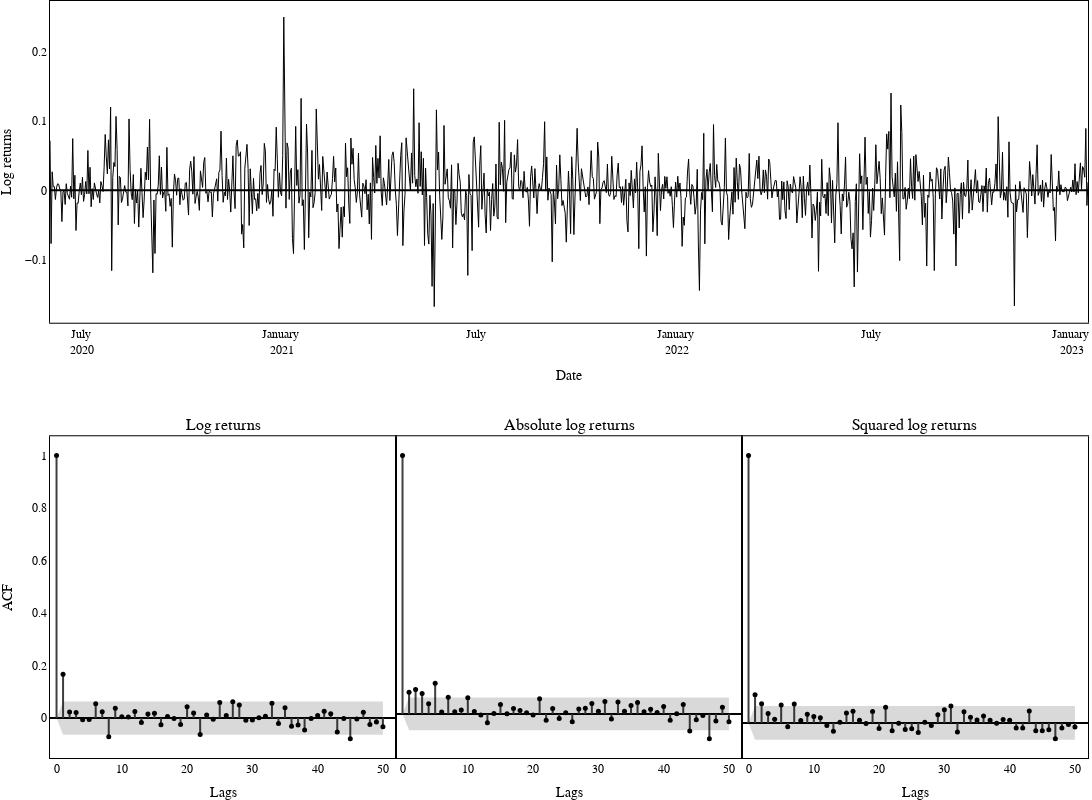

Here is the notebook cell this chart was saved with:
### Code cell
def auto_correlation(series, plot_pacf=True):
    corr_array = pacf(series.dropna(), alpha=0.05, nlags=50) if plot_pacf else acf(series.dropna(), alpha=0.05, nlags=50, fft=False)
    lower_y = corr_array[1][:,0] - corr_array[0]
    upper_y = corr_array[1][:,1] - corr_array[0]
    return corr_array, lower_y, upper_y

acf_eth_retrun = auto_correlation(eth_return)
acf_abs_eth_retrun = auto_correlation(abs(eth_return))
acf_squared_eth_return = auto_correlation(np.square(eth_return))

fig = make_subplots(rows=2, cols=3,
                    shared_xaxes=False,
                    specs=[[{'colspan': 3, 'rowspan':1}, None, None],  [{},{},{}]],
                    subplot_titles=(['',  'Log returns', 'Absolute log returns', 'Squared log returns']),
                    vertical_spacing=0.15,
                    horizontal_spacing=0)

fig['layout'].update(height=800, width=1200,
                    title='',
                    showlegend=False,
                    font=dict(family='Times New Roman', size=12))

# eth 
fig.add_traces(go.Scatter(y=eth_return, x=eth_return.index,line=dict(color='#000000', width=1)), rows=1, cols=1)

fig.add_traces([go.Scatter(x=(x,x), y=(0,acf_eth_retrun[0][0][x]), mode='lines',line_color='#3f3f3f') 
                for x in range(len(acf_eth_retrun[0][0]))], 
               rows=2, cols=1)
fig.add_traces([go.Scatter(x=np.arange(len(acf_eth_retrun[0][0])), y=acf_eth_retrun[0][0], 
                           mode='markers',marker_color='#000000', marker_size=5),
                go.Scatter(x=np.arange(len(acf_eth_retrun[0][0])), y=acf_eth_retrun[2], mode='lines', 
                           line_color='rgba(255,255,255,0)'),
                go.Scatter(x=np.arange(len(acf_eth_retrun[0][0])), y=acf_eth_retrun[1], mode='lines',
                           fillcolor='rgba(0, 0, 0,0.15)',fill='tonexty', line_color='rgba(255,255,255,0)')],
               rows=2, cols=1)

fig.add_traces([go.Scatter(x=(x,x), y=(0,acf_abs_eth_retrun[0][0][x]), mode='lines',
                           line_color='#3f3f3f') for x in range(len(acf_abs_eth_retrun[0][0]))], 
               rows=2, cols=2)
fig.add_traces([go.Scatter(x=np.arange(len(acf_abs_eth_retrun[0][0])), y=acf_abs_eth_retrun[0][0],
                           mode='markers',marker_color='#000000', marker_size=5),
                go.Scatter(x=np.arange(len(acf_abs_eth_retrun[0][0])), y=acf_abs_eth_retrun[2], 
                           mode='lines', line_color='rgba(255,255,255,0)'),
                go.Scatter(x=np.arange(len(acf_abs_eth_retrun[0][0])), y=acf_abs_eth_retrun[1], 
                           mode='lines', fillcolor='rgba(0, 0, 0,0.15)',fill='tonexty', line_color='rgba(255,255,255,0)')],
               rows=2, cols=2)

fig.add_traces([go.Scatter(x=(x,x), y=(0,acf_squared_eth_return[0][0][x]), mode='lines',
                           line_color='#3f3f3f') for x in range(len(acf_squared_eth_return[0][0]))], 
               rows=2, cols=3)
fig.add_traces([go.Scatter(x=np.arange(len(acf_squared_eth_return[0][0])), 
                           y=acf_squared_eth_return[0][0], 
                           mode='markers', marker_color='#000000', marker_size=5),
                go.Scatter(x=np.arange(len(acf_squared_eth_return[0][0])), y=acf_squared_eth_return[2], 
                           mode='lines', line_color='rgba(255,255,255,0)'),
                go.Scatter(x=np.arange(len(acf_squared_eth_return[0][0])), y=acf_squared_eth_return[1], 
                           mode='lines',fillcolor='rgba(0, 0, 0,0.15)',fill='tonexty',
                           line_color='rgba(255,255,255,0)')],
               rows=2, cols=3)

fig.update_xaxes(showline=True, linewidth=1, linecolor='black', mirror=True,showgrid=False)
fig.update_yaxes(zerolinecolor='#000000',
                 showline=True, linewidth=1, linecolor='black', mirror=True, showgrid=False)

fig['layout']['yaxis1'].update(title_text='Log returns')
fig['layout']['yaxis2'].update(title_text='ACF')
fig['layout']['yaxis3'].update(showticklabels = False)
fig['layout']['yaxis4'].update(showticklabels = False)

fig['layout']['xaxis1'].update(title_text='Date', tickformat="%B \n%Y")
fig['layout']['xaxis2'].update(title_text='Lags', range=[-1,52])
fig['layout']['xaxis3'].update(title_text='Lags', range=[-1,52])
fig['layout']['xaxis4'].update(title_text='Lags', range=[-1,52])

fig.update_layout({'plot_bgcolor': 'rgba(0,0,0,0)',
                   'paper_bgcolor': 'rgba(0,0,0,0)'},
                  font_color='#000000',
                  margin=dict(l=0,r=0,b=0,t=0))

fig.show()
fig.write_image('./image/acf_eth.pdf')

### Figure 1 — Plotly figure (JSON) as saved in the notebook; plotly's stock layout.template omitted (floating-point values rounded to 4 significant figures; data arrays with more than 128 entries replaced by an {"elided": "..."} marker saying what was removed)
{"data": [{"line": {"color": "#000000", "width": 1}, "type": "scatter", "x": {"elided": "960 str values"}, "xaxis": "x", "y": {"elided": "960 float values"}, "yaxis": "y"}, {"line": {"color": "#3f3f3f"}, "mode": "lines", "type": "scatter", "x": [0, 0], "xaxis": "x2", "y": [0, 1], "yaxis": "y2"}, {"line": {"color": "#3f3f3f"}, "mode": "lines", "type": "scatter", "x": [1, 1], "xaxis": "x2", "y": [0, 0.1666], "yaxis": "y2"}, {"line": {"color": "#3f3f3f"}, "mode": "lines", "type": "scatter", "x": [2, 2], "xaxis": "x2", "y": [0, 0.02267], "yaxis": "y2"}, {"line": {"color": "#3f3f3f"}, "mode": "lines", "type": "scatter", "x": [3, 3], "xaxis": "x2", "y": [0, 0.02072], "yaxis": "y2"}, {"line": {"color": "#3f3f3f"}, "mode": "lines", "type": "scatter", "x": [4, 4], "xaxis": "x2", "y": [0, -0.006545], "yaxis": "y2"}, {"line": {"color": "#3f3f3f"}, "mode": "lines", "type": "scatter", "x": [5, 5], "xaxis": "x2", "y": [0, -0.005725], "yaxis": "y2"}, {"line": {"color": "#3f3f3f"}, "mode": "lines", "type": "scatter", "x": [6, 6], "xaxis": "x2", "y": [0, 0.05452], "yaxis": "y2"}, {"line": {"color": "#3f3f3f"}, "mode": "lines", "type": "scatter", "x": [7, 7], "xaxis": "x2", "y": [0, 0.0244], "yaxis": "y2"}, {"line": {"color": "#3f3f3f"}, "mode": "lines", "type": "scatter", "x": [8, 8], "xaxis": "x2", "y": [0, -0.07168], "yaxis": "y2"}, {"line": {"color": "#3f3f3f"}, "mode": "lines", "type": "scatter", "x": [9, 9], "xaxis": "x2", "y": [0, 0.03728], "yaxis": "y2"}, {"line": {"color": "#3f3f3f"}, "mode": "lines", "type": "scatter", "x": [10, 10], "xaxis": "x2", "y": [0, 0.004528], "yaxis": "y2"}, {"line": {"color": "#3f3f3f"}, "mode": "lines", "type": "scatter", "x": [11, 11], "xaxis": "x2", "y": [0, 0.003783], "yaxis": "y2"}, {"line": {"color": "#3f3f3f"}, "mode": "lines", "type": "scatter", "x": [12, 12], "xaxis": "x2", "y": [0, 0.02529], "yaxis": "y2"}, {"line": {"color": "#3f3f3f"}, "mode": "lines", "type": "scatter", "x": [13, 13], "xaxis": "x2", "y": [0, -0.01735], "yaxis": "y2"}, {"line": {"color": "#3f3f3f"}, "mode": "lines", "type": "scatter", "x": [14, 14], "xaxis": "x2", "y": [0, 0.01534], "yaxis": "y2"}, {"line": {"color": "#3f3f3f"}, "mode": "lines", "type": "scatter", "x": [15, 15], "xaxis": "x2", "y": [0, 0.01819], "yaxis": "y2"}, {"line": {"color": "#3f3f3f"}, "mode": "lines", "type": "scatter", "x": [16, 16], "xaxis": "x2", "y": [0, -0.0255], "yaxis": "y2"}, {"line": {"color": "#3f3f3f"}, "mode": "lines", "type": "scatter", "x": [17, 17], "xaxis": "x2", "y": [0, 0.006273], "yaxis": "y2"}, {"line": {"color": "#3f3f3f"}, "mode": "lines", "type": "scatter", "x": [18, 18], "xaxis": "x2", "y": [0, -0.001304], "yaxis": "y2"}, {"line": {"color": "#3f3f3f"}, "mode": "lines", "type": "scatter", "x": [19, 19], "xaxis": "x2", "y": [0, -0.02504], "yaxis": "y2"}, {"line": {"color": "#3f3f3f"}, "mode": "lines", "type": "scatter", "x": [20, 20], "xaxis": "x2", "y": [0, 0.04315], "yaxis": "y2"}, {"line": {"color": "#3f3f3f"}, "mode": "lines", "type": "scatter", "x": [21, 21], "xaxis": "x2", "y": [0, 0.01915], "yaxis": "y2"}, {"line": {"color": "#3f3f3f"}, "mode": "lines", "type": "scatter", "x": [22, 22], "xaxis": "x2", "y": [0, -0.06244], "yaxis": "y2"}, {"line": {"color": "#3f3f3f"}, "mode": "lines", "type": "scatter", "x": [23, 23], "xaxis": "x2", "y": [0, 0.01155], "yaxis": "y2"}, {"line": {"color": "#3f3f3f"}, "mode": "lines", "type": "scatter", "x": [24, 24], "xaxis": "x2", "y": [0, -0.004963], "yaxis": "y2"}, {"line": {"color": "#3f3f3f"}, "mode": "lines", "type": "scatter", "x": [25, 25], "xaxis": "x2", "y": [0, 0.05906], "yaxis": "y2"}, {"line": {"color": "#3f3f3f"}, "mode": "lines", "type": "scatter", "x": [26, 26], "xaxis": "x2", "y": [0, 0.009295], "yaxis": "y2"}, {"line": {"color": "#3f3f3f"}, "mode": "lines", "type": "scatter", "x": [27, 27], "xaxis": "x2", "y": [0, 0.06249], "yaxis": "y2"}, {"line": {"color": "#3f3f3f"}, "mode": "lines", "type": "scatter", "x": [28, 28], "xaxis": "x2", "y": [0, 0.04927], "yaxis": "y2"}, {"line": {"color": "#3f3f3f"}, "mode": "lines", "type": "scatter", "x": [29, 29], "xaxis": "x2", "y": [0, -0.008402], "yaxis": "y2"}, {"line": {"color": "#3f3f3f"}, "mode": "lines", "type": "scatter", "x": [30, 30], "xaxis": "x2", "y": [0, -0.007683], "yaxis": "y2"}, {"line": {"color": "#3f3f3f"}, "mode": "lines", "type": "scatter", "x": [31, 31], "xaxis": "x2", "y": [0, 0.0009287], "yaxis": "y2"}, {"line": {"color": "#3f3f3f"}, "mode": "lines", "type": "scatter", "x": [32, 32], "xaxis": "x2", "y": [0, 0.006613], "yaxis": "y2"}, {"line": {"color": "#3f3f3f"}, "mode": "lines", "type": "scatter", "x": [33, 33], "xaxis": "x2", "y": [0, 0.05634], "yaxis": "y2"}, {"line": {"color": "#3f3f3f"}, "mode": "lines", "type": "scatter", "x": [34, 34], "xaxis": "x2", "y": [0, -0.02123], "yaxis": "y2"}, {"line": {"color": "#3f3f3f"}, "mode": "lines", "type": "scatter", "x": [35, 35], "xaxis": "x2", "y": [0, 0.03944], "yaxis": "y2"}, {"line": {"color": "#3f3f3f"}, "mode": "lines", "type": "scatter", "x": [36, 36], "xaxis": "x2", "y": [0, -0.03105], "yaxis": "y2"}, {"line": {"color": "#3f3f3f"}, "mode": "lines", "type": "scatter", "x": [37, 37], "xaxis": "x2", "y": [0, -0.02616], "yaxis": "y2"}, {"line": {"color": "#3f3f3f"}, "mode": "lines", "type": "scatter", "x": [38, 38], "xaxis": "x2", "y": [0, -0.04582], "yaxis": "y2"}, {"line": {"color": "#3f3f3f"}, "mode": "lines", "type": "scatter", "x": [39, 39], "xaxis": "x2", "y": [0, -0.001601], "yaxis": "y2"}, {"line": {"color": "#3f3f3f"}, "mode": "lines", "type": "scatter", "x": [40, 40], "xaxis": "x2", "y": [0, 0.00965], "yaxis": "y2"}, {"line": {"color": "#3f3f3f"}, "mode": "lines", "type": "scatter", "x": [41, 41], "xaxis": "x2", "y": [0, 0.02588], "yaxis": "y2"}, {"line": {"color": "#3f3f3f"}, "mode": "lines", "type": "scatter", "x": [42, 42], "xaxis": "x2", "y": [0, 0.01683], "yaxis": "y2"}, {"line": {"color": "#3f3f3f"}, "mode": "lines", "type": "scatter", "x": [43, 43], "xaxis": "x2", "y": [0, -0.0534], "yaxis": "y2"}, {"line": {"color": "#3f3f3f"}, "mode": "lines", "type": "scatter", "x": [44, 44], "xaxis": "x2", "y": [0, -0.001405], "yaxis": "y2"}, {"line": {"color": "#3f3f3f"}, "mode": "lines", "type": "scatter", "x": [45, 45], "xaxis": "x2", "y": [0, -0.07901], "yaxis": "y2"}, {"line": {"color": "#3f3f3f"}, "mode": "lines", "type": "scatter", "x": [46, 46], "xaxis": "x2", "y": [0, -0.003227], "yaxis": "y2"}, {"line": {"color": "#3f3f3f"}, "mode": "lines", "type": "scatter", "x": [47, 47], "xaxis": "x2", "y": [0, 0.02239], "yaxis": "y2"}, {"line": {"color": "#3f3f3f"}, "mode": "lines", "type": "scatter", "x": [48, 48], "xaxis": "x2", "y": [0, -0.02465], "yaxis": "y2"}, {"line": {"color": "#3f3f3f"}, "mode": "lines", "type": "scatter", "x": [49, 49], "xaxis": "x2", "y": [0, -0.01465], "yaxis": "y2"}, {"line": {"color": "#3f3f3f"}, "mode": "lines", "type": "scatter", "x": [50, 50], "xaxis": "x2", "y": [0, -0.03361], "yaxis": "y2"}, {"marker": {"color": "#000000", "size": 5}, "mode": "markers", "type": "scatter", "x": [0, 1, 2, 3, 4, 5, 6, 7, 8, 9, 10, 11, 12, 13, 14, 15, 16, 17, 18, 19, 20, 21, 22, 23, 24, 25, 26, 27, 28, 29, 30, 31, 32, 33, 34, 35, 36, 37, 38, 39, 40, 41, 42, 43, 44, 45, 46, 47, 48, 49, 50], "xaxis": "x2", "y": [1, 0.1666, 0.02267, 0.02072, -0.006545, -0.005725, 0.05452, 0.0244, -0.07168, 0.03728, 0.004528, 0.003783, 0.02529, -0.01735, 0.01534, 0.01819, -0.0255, 0.006273, -0.001304, -0.02504, 0.04315, 0.01915, -0.06244, 0.01155, -0.004963, 0.05906, 0.009295, 0.06249, 0.04927, -0.008402, -0.007683, 0.0009287, 0.006613, 0.05634, -0.02123, 0.03944, -0.03105, -0.02616, -0.04582, -0.001601, 0.00965, 0.02588, 0.01683, -0.0534, -0.001405, -0.07901, -0.003227, 0.02239, -0.02465, -0.01465, -0.03361], "yaxis": "y2"}, {"line": {"color": "rgba(255,255,255,0)"}, "mode": "lines", "type": "scatter", "x": [0, 1, 2, 3, 4, 5, 6, 7, 8, 9, 10, 11, 12, 13, 14, 15, 16, 17, 18, 19, 20, 21, 22, 23, 24, 25, 26, 27, 28, 29, 30, 31, 32, 33, 34, 35, 36, 37, 38, 39, 40, 41, 42, 43, 44, 45, 46, 47, 48, 49, 50], "xaxis": "x2", "y": [0, 0.06326, 0.06326, 0.06326, 0.06326, 0.06326, 0.06326, 0.06326, 0.06326, 0.06326, 0.06326, 0.06326, 0.06326, 0.06326, 0.06326, 0.06326, 0.06326, 0.06326, 0.06326, 0.06326, 0.06326, 0.06326, 0.06326, 0.06326, 0.06326, 0.06326, 0.06326, 0.06326, 0.06326, 0.06326, 0.06326, 0.06326, 0.06326, 0.06326, 0.06326, 0.06326, 0.06326, 0.06326, 0.06326, 0.06326, 0.06326, 0.06326, 0.06326, 0.06326, 0.06326, 0.06326, 0.06326, 0.06326, 0.06326, 0.06326, 0.06326], "yaxis": "y2"}, {"fill": "tonexty", "fillcolor": "rgba(0, 0, 0,0.15)", "line": {"color": "rgba(255,255,255,0)"}, "mode": "lines", "type": "scatter", "x": [0, 1, 2, 3, 4, 5, 6, 7, 8, 9, 10, 11, 12, 13, 14, 15, 16, 17, 18, 19, 20, 21, 22, 23, 24, 25, 26, 27, 28, 29, 30, 31, 32, 33, 34, 35, 36, 37, 38, 39, 40, 41, 42, 43, 44, 45, 46, 47, 48, 49, 50], "xaxis": "x2", "y": [0, -0.06326, -0.06326, -0.06326, -0.06326, -0.06326, -0.06326, -0.06326, -0.06326, -0.06326, -0.06326, -0.06326, -0.06326, -0.06326, -0.06326, -0.06326, -0.06326, -0.06326, -0.06326, -0.06326, -0.06326, -0.06326, -0.06326, -0.06326, -0.06326, -0.06326, -0.06326, -0.06326, -0.06326, -0.06326, -0.06326, -0.06326, -0.06326, -0.06326, -0.06326, -0.06326, -0.06326, -0.06326, -0.06326, -0.06326, -0.06326, -0.06326, -0.06326, -0.06326, -0.06326, -0.06326, -0.06326, -0.06326, -0.06326, -0.06326, -0.06326], "yaxis": "y2"}, {"line": {"color": "#3f3f3f"}, "mode": "lines", "type": "scatter", "x": [0, 0], "xaxis": "x3", "y": [0, 1], "yaxis": "y3"}, {"line": {"color": "#3f3f3f"}, "mode": "lines", "type": "scatter", "x": [1, 1], "xaxis": "x3", "y": [0, 0.08376], "yaxis": "y3"}, {"line": {"color": "#3f3f3f"}, "mode": "lines", "type": "scatter", "x": [2, 2], "xaxis": "x3", "y": [0, 0.09412], "yaxis": "y3"}, {"line": {"color": "#3f3f3f"}, "mode": "lines", "type": "scatter", "x": [3, 3], "xaxis": "x3", "y": [0, 0.07902], "yaxis": "y3"}, {"line": {"color": "#3f3f3f"}, "mode": "lines", "type": "scatter", "x": [4, 4], "xaxis": "x3", "y": [0, 0.03917], "yaxis": "y3"}, {"line": {"color": "#3f3f3f"}, "mode": "lines", "type": "scatter", "x": [5, 5], "xaxis": "x3", "y": [0, 0.1184], "yaxis": "y3"}, {"line": {"color": "#3f3f3f"}, "mode": "lines", "type": "scatter", "x": [6, 6], "xaxis": "x3", "y": [0, 0.007645], "yaxis": "y3"}, {"line": {"color": "#3f3f3f"}, "mode": "lines", "type": "scatter", "x": [7, 7], "xaxis": "x3", "y": [0, 0.06466], "yaxis": "y3"}, {"line": {"color": "#3f3f3f"}, "mode": "lines", "type": "scatter", "x": [8, 8], "xaxis": "x3", "y": [0, 0.008593], "yaxis": "y3"}, {"line": {"color": "#3f3f3f"}, "mode": "lines", "type": "scatter", "x": [9, 9], "xaxis": "x3", "y": [0, 0.01492], "yaxis": "y3"}, {"line": {"color": "#3f3f3f"}, "mode": "lines", "type": "scatter", "x": [10, 10], "xaxis": "x3", "y": [0, 0.06238], "yaxis": "y3"}, {"line": {"color": "#3f3f3f"}, "mode": "lines", "type": "scatter", "x": [11, 11], "xaxis": "x3", "y": [0, 0.00923], "yaxis": "y3"}, {"line": {"color": "#3f3f3f"}, "mode": "lines", "type": "scatter", "x": [12, 12], "xaxis": "x3", "y": [0, -0.004067], "yaxis": "y3"}, {"line": {"color": "#3f3f3f"}, "mode": "lines", "type": "scatter", "x": [13, 13], "xaxis": "x3", "y": [0, -0.03398], "yaxis": "y3"}, {"line": {"color": "#3f3f3f"}, "mode": "lines", "type": "scatter", "x": [14, 14], "xaxis": "x3", "y": [0, 0.001968], "yaxis": "y3"}, {"line": {"color": "#3f3f3f"}, "mode": "lines", "type": "scatter", "x": [15, 15], "xaxis": "x3", "y": [0, 0.03634], "yaxis": "y3"}, {"line": {"color": "#3f3f3f"}, "mode": "lines", "type": "scatter", "x": [16, 16], "xaxis": "x3", "y": [0, 0.0007362], "yaxis": "y3"}, {"line": {"color": "#3f3f3f"}, "mode": "lines", "type": "scatter", "x": [17, 17], "xaxis": "x3", "y": [0, 0.02135], "yaxis": "y3"}, {"line": {"color": "#3f3f3f"}, "mode": "lines", "type": "scatter", "x": [18, 18], "xaxis": "x3", "y": [0, 0.01286], "yaxis": "y3"}, {"line": {"color": "#3f3f3f"}, "mode": "lines", "type": "scatter", "x": [19, 19], "xaxis": "x3", "y": [0, 0.0046], "yaxis": "y3"}, {"line": {"color": "#3f3f3f"}, "mode": "lines", "type": "scatter", "x": [20, 20], "xaxis": "x3", "y": [0, -0.003995], "yaxis": "y3"}, {"line": {"color": "#3f3f3f"}, "mode": "lines", "type": "scatter", "x": [21, 21], "xaxis": "x3", "y": [0, 0.05904], "yaxis": "y3"}, {"line": {"color": "#3f3f3f"}, "mode": "lines", "type": "scatter", "x": [22, 22], "xaxis": "x3", "y": [0, -0.02417], "yaxis": "y3"}, {"line": {"color": "#3f3f3f"}, "mode": "lines", "type": "scatter", "x": [23, 23], "xaxis": "x3", "y": [0, 0.02056], "yaxis": "y3"}, {"line": {"color": "#3f3f3f"}, "mode": "lines", "type": "scatter", "x": [24, 24], "xaxis": "x3", "y": [0, -0.0175], "yaxis": "y3"}, {"line": {"color": "#3f3f3f"}, "mode": "lines", "type": "scatter", "x": [25, 25], "xaxis": "x3", "y": [0, 0.004836], "yaxis": "y3"}, {"line": {"color": "#3f3f3f"}, "mode": "lines", "type": "scatter", "x": [26, 26], "xaxis": "x3", "y": [0, -0.02985], "yaxis": "y3"}, {"line": {"color": "#3f3f3f"}, "mode": "lines", "type": "scatter", "x": [27, 27], "xaxis": "x3", "y": [0, 0.01951], "yaxis": "y3"}, {"line": {"color": "#3f3f3f"}, "mode": "lines", "type": "scatter", "x": [28, 28], "xaxis": "x3", "y": [0, 0.02176], "yaxis": "y3"}, {"line": {"color": "#3f3f3f"}, "mode": "lines", "type": "scatter", "x": [29, 29], "xaxis": "x3", "y": [0, 0.04058], "yaxis": "y3"}, {"line": {"color": "#3f3f3f"}, "mode": "lines", "type": "scatter", "x": [30, 30], "xaxis": "x3", "y": [0, 0.01018], "yaxis": "y3"}, {"line": {"color": "#3f3f3f"}, "mode": "lines", "type": "scatter", "x": [31, 31], "xaxis": "x3", "y": [0, 0.04757], "yaxis": "y3"}, {"line": {"color": "#3f3f3f"}, "mode": "lines", "type": "scatter", "x": [32, 32], "xaxis": "x3", "y": [0, -0.01929], "yaxis": "y3"}, {"line": {"color": "#3f3f3f"}, "mode": "lines", "type": "scatter", "x": [33, 33], "xaxis": "x3", "y": [0, 0.04622], "yaxis": "y3"}, {"line": {"color": "#3f3f3f"}, "mode": "lines", "type": "scatter", "x": [34, 34], "xaxis": "x3", "y": [0, 0.01053], "yaxis": "y3"}, {"line": {"color": "#3f3f3f"}, "mode": "lines", "type": "scatter", "x": [35, 35], "xaxis": "x3", "y": [0, 0.03292], "yaxis": "y3"}, {"line": {"color": "#3f3f3f"}, "mode": "lines", "type": "scatter", "x": [36, 36], "xaxis": "x3", "y": [0, 0.04392], "yaxis": "y3"}, {"line": {"color": "#3f3f3f"}, "mode": "lines", "type": "scatter", "x": [37, 37], "xaxis": "x3", "y": [0, 0.008211], "yaxis": "y3"}, {"line": {"color": "#3f3f3f"}, "mode": "lines", "type": "scatter", "x": [38, 38], "xaxis": "x3", "y": [0, 0.01812], "yaxis": "y3"}, {"line": {"color": "#3f3f3f"}, "mode": "lines", "type": "scatter", "x": [39, 39], "xaxis": "x3", "y": [0, 0.005669], "yaxis": "y3"}, {"line": {"color": "#3f3f3f"}, "mode": "lines", "type": "scatter", "x": [40, 40], "xaxis": "x3", "y": [0, 0.0288], "yaxis": "y3"}, {"line": {"color": "#3f3f3f"}, "mode": "lines", "type": "scatter", "x": [41, 41], "xaxis": "x3", "y": [0, -0.02497], "yaxis": "y3"}, {"line": {"color": "#3f3f3f"}, "mode": "lines", "type": "scatter", "x": [42, 42], "xaxis": "x3", "y": [0, 0.0005058], "yaxis": "y3"}, {"line": {"color": "#3f3f3f"}, "mode": "lines", "type": "scatter", "x": [43, 43], "xaxis": "x3", "y": [0, 0.03652], "yaxis": "y3"}, {"line": {"color": "#3f3f3f"}, "mode": "lines", "type": "scatter", "x": [44, 44], "xaxis": "x3", "y": [0, -0.06626], "yaxis": "y3"}, {"line": {"color": "#3f3f3f"}, "mode": "lines", "type": "scatter", "x": [45, 45], "xaxis": "x3", "y": [0, -0.02263], "yaxis": "y3"}, {"line": {"color": "#3f3f3f"}, "mode": "lines", "type": "scatter", "x": [46, 46], "xaxis": "x3", "y": [0, -0.006612], "yaxis": "y3"}, {"line": {"color": "#3f3f3f"}, "mode": "lines", "type": "scatter", "x": [47, 47], "xaxis": "x3", "y": [0, -0.09627], "yaxis": "y3"}, {"line": {"color": "#3f3f3f"}, "mode": "lines", "type": "scatter", "x": [48, 48], "xaxis": "x3", "y": [0, -0.027], "yaxis": "y3"}, {"line": {"color": "#3f3f3f"}, "mode": "lines", "type": "scatter", "x": [49, 49], "xaxis": "x3", "y": [0, 0.02578], "yaxis": "y3"}, {"line": {"color": "#3f3f3f"}, "mode": "lines", "type": "scatter", "x": [50, 50], "xaxis": "x3", "y": [0, -0.03076], "yaxis": "y3"}, {"marker": {"color": "#000000", "size": 5}, "mode": "markers", "type": "scatter", "x": [0, 1, 2, 3, 4, 5, 6, 7, 8, 9, 10, 11, 12, 13, 14, 15, 16, 17, 18, 19, 20, 21, 22, 23, 24, 25, 26, 27, 28, 29, 30, 31, 32, 33, 34, 35, 36, 37, 38, 39, 40, 41, 42, 43, 44, 45, 46, 47, 48, 49, 50], "xaxis": "x3", "y": [1, 0.08376, 0.09412, 0.07902, 0.03917, 0.1184, 0.007645, 0.06466, 0.008593, 0.01492, 0.06238, 0.00923, -0.004067, -0.03398, 0.001968, 0.03634, 0.0007362, 0.02135, 0.01286, 0.0046, -0.003995, 0.05904, -0.02417, 0.02056, -0.0175, 0.004836, -0.02985, 0.01951, 0.02176, 0.04058, 0.01018, 0.04757, -0.01929, 0.04622, 0.01053, 0.03292, 0.04392, 0.008211, 0.01812, 0.005669, 0.0288, -0.02497, 0.0005058, 0.03652, -0.06626, -0.02263, -0.006612, -0.09627, -0.027, 0.02578, -0.03076], "yaxis": "y3"}, {"line": {"color": "rgba(255,255,255,0)"}, "mode": "lines", "type": "scatter", "x": [0, 1, 2, 3, 4, 5, 6, 7, 8, 9, 10, 11, 12, 13, 14, 15, 16, 17, 18, 19, 20, 21, 22, 23, 24, 25, 26, 27, 28, 29, 30, 31, 32, 33, 34, 35, 36, 37, 38, 39, 40, 41, 42, 43, 44, 45, 46, 47, 48, 49, 50], "xaxis": "x3", "y": [0, 0.06326, 0.06326, 0.06326, 0.06326, 0.06326, 0.06326, 0.06326, 0.06326, 0.06326, 0.06326, 0.06326, 0.06326, 0.06326, 0.06326, 0.06326, 0.06326, 0.06326, 0.06326, 0.06326, 0.06326, 0.06326, 0.06326, 0.06326, 0.06326, 0.06326, 0.06326, 0.06326, 0.06326, 0.06326, 0.06326, 0.06326, 0.06326, 0.06326, 0.06326, 0.06326, 0.06326, 0.06326, 0.06326, 0.06326, 0.06326, 0.06326, 0.06326, 0.06326, 0.06326, 0.06326, 0.06326, 0.06326, 0.06326, 0.06326, 0.06326], "yaxis": "y3"}, {"fill": "tonexty", "fillcolor": "rgba(0, 0, 0,0.15)", "line": {"color": "rgba(255,255,255,0)"}, "mode": "lines", "type": "scatter", "x": [0, 1, 2, 3, 4, 5, 6, 7, 8, 9, 10, 11, 12, 13, 14, 15, 16, 17, 18, 19, 20, 21, 22, 23, 24, 25, 26, 27, 28, 29, 30, 31, 32, 33, 34, 35, 36, 37, 38, 39, 40, 41, 42, 43, 44, 45, 46, 47, 48, 49, 50], "xaxis": "x3", "y": [0, -0.06326, -0.06326, -0.06326, -0.06326, -0.06326, -0.06326, -0.06326, -0.06326, -0.06326, -0.06326, -0.06326, -0.06326, -0.06326, -0.06326, -0.06326, -0.06326, -0.06326, -0.06326, -0.06326, -0.06326, -0.06326, -0.06326, -0.06326, -0.06326, -0.06326, -0.06326, -0.06326, -0.06326, -0.06326, -0.06326, -0.06326, -0.06326, -0.06326, -0.06326, -0.06326, -0.06326, -0.06326, -0.06326, -0.06326, -0.06326, -0.06326, -0.06326, -0.06326, -0.06326, -0.06326, -0.06326, -0.06326, -0.06326, -0.06326, -0.06326], "yaxis": "y3"}, {"line": {"color": "#3f3f3f"}, "mode": "lines", "type": "scatter", "x": [0, 0], "xaxis": "x4", "y": [0, 1], "yaxis": "y4"}, {"line": {"color": "#3f3f3f"}, "mode": "lines", "type": "scatter", "x": [1, 1], "xaxis": "x4", "y": [0, 0.1052], "yaxis": "y4"}, {"line": {"color": "#3f3f3f"}, "mode": "lines", "type": "scatter", "x": [2, 2], "xaxis": "x4", "y": [0, 0.07162], "yaxis": "y4"}, {"line": {"color": "#3f3f3f"}, "mode": "lines", "type": "scatter", "x": [3, 3], "xaxis": "x4", "y": [0, 0.03523], "yaxis": "y4"}, {"line": {"color": "#3f3f3f"}, "mode": "lines", "type": "scatter", "x": [4, 4], "xaxis": "x4", "y": [0, 0.01376], "yaxis": "y4"}, {"line": {"color": "#3f3f3f"}, "mode": "lines", "type": "scatter", "x": [5, 5], "xaxis": "x4", "y": [0, 0.06716], "yaxis": "y4"}, {"line": {"color": "#3f3f3f"}, "mode": "lines", "type": "scatter", "x": [6, 6], "xaxis": "x4", "y": [0, -0.01412], "yaxis": "y4"}, {"line": {"color": "#3f3f3f"}, "mode": "lines", "type": "scatter", "x": [7, 7], "xaxis": "x4", "y": [0, 0.07082], "yaxis": "y4"}, {"line": {"color": "#3f3f3f"}, "mode": "lines", "type": "scatter", "x": [8, 8], "xaxis": "x4", "y": [0, 0.008771], "yaxis": "y4"}, {"line": {"color": "#3f3f3f"}, "mode": "lines", "type": "scatter", "x": [9, 9], "xaxis": "x4", "y": [0, 0.03222], "yaxis": "y4"}, {"line": {"color": "#3f3f3f"}, "mode": "lines", "type": "scatter", "x": [10, 10], "xaxis": "x4", "y": [0, 0.02436], "yaxis": "y4"}, {"line": {"color": "#3f3f3f"}, "mode": "lines", "type": "scatter", "x": [11, 11], "xaxis": "x4", "y": [0, 0.01973], "yaxis": "y4"}, {"line": {"color": "#3f3f3f"}, "mode": "lines", "type": "scatter", "x": [12, 12], "xaxis": "x4", "y": [0, -0.009997], "yaxis": "y4"}, {"line": {"color": "#3f3f3f"}, "mode": "lines", "type": "scatter", "x": [13, 13], "xaxis": "x4", "y": [0, -0.0313], "yaxis": "y4"}, {"line": {"color": "#3f3f3f"}, "mode": "lines", "type": "scatter", "x": [14, 14], "xaxis": "x4", "y": [0, 0.00242], "yaxis": "y4"}, {"line": {"color": "#3f3f3f"}, "mode": "lines", "type": "scatter", "x": [15, 15], "xaxis": "x4", "y": [0, 0.0374], "yaxis": "y4"}, {"line": {"color": "#3f3f3f"}, "mode": "lines", "type": "scatter", "x": [16, 16], "xaxis": "x4", "y": [0, 0.0438], "yaxis": "y4"}, {"line": {"color": "#3f3f3f"}, "mode": "lines", "type": "scatter", "x": [17, 17], "xaxis": "x4", "y": [0, 0.01009], "yaxis": "y4"}, {"line": {"color": "#3f3f3f"}, "mode": "lines", "type": "scatter", "x": [18, 18], "xaxis": "x4", "y": [0, -0.002448], "yaxis": "y4"}, {"line": {"color": "#3f3f3f"}, "mode": "lines", "type": "scatter", "x": [19, 19], "xaxis": "x4", "y": [0, 0.04254], "yaxis": "y4"}, {"line": {"color": "#3f3f3f"}, "mode": "lines", "type": "scatter", "x": [20, 20], "xaxis": "x4", "y": [0, -0.02123], "yaxis": "y4"}, {"line": {"color": "#3f3f3f"}, "mode": "lines", "type": "scatter", "x": [21, 21], "xaxis": "x4", "y": [0, 0.05837], "yaxis": "y4"}, {"line": {"color": "#3f3f3f"}, "mode": "lines", "type": "scatter", "x": [22, 22], "xaxis": "x4", "y": [0, -0.02942], "yaxis": "y4"}, {"line": {"color": "#3f3f3f"}, "mode": "lines", "type": "scatter", "x": [23, 23], "xaxis": "x4", "y": [0, -0.001601], "yaxis": "y4"}, {"line": {"color": "#3f3f3f"}, "mode": "lines", "type": "scatter", "x": [24, 24], "xaxis": "x4", "y": [0, -0.02474], "yaxis": "y4"}, {"line": {"color": "#3f3f3f"}, "mode": "lines", "type": "scatter", "x": [25, 25], "xaxis": "x4", "y": [0, -0.02167], "yaxis": "y4"}, {"line": {"color": "#3f3f3f"}, "mode": "lines", "type": "scatter", "x": [26, 26], "xaxis": "x4", "y": [0, -0.03587], "yaxis": "y4"}, {"line": {"color": "#3f3f3f"}, "mode": "lines", "type": "scatter", "x": [27, 27], "xaxis": "x4", "y": [0, 0.002538], "yaxis": "y4"}, {"line": {"color": "#3f3f3f"}, "mode": "lines", "type": "scatter", "x": [28, 28], "xaxis": "x4", "y": [0, -0.00947], "yaxis": "y4"}, {"line": {"color": "#3f3f3f"}, "mode": "lines", "type": "scatter", "x": [29, 29], "xaxis": "x4", "y": [0, 0.03023], "yaxis": "y4"}, {"line": {"color": "#3f3f3f"}, "mode": "lines", "type": "scatter", "x": [30, 30], "xaxis": "x4", "y": [0, 0.04924], "yaxis": "y4"}, {"line": {"color": "#3f3f3f"}, "mode": "lines", "type": "scatter", "x": [31, 31], "xaxis": "x4", "y": [0, 0.06309], "yaxis": "y4"}, {"line": {"color": "#3f3f3f"}, "mode": "lines", "type": "scatter", "x": [32, 32], "xaxis": "x4", "y": [0, -0.03432], "yaxis": "y4"}, {"line": {"color": "#3f3f3f"}, "mode": "lines", "type": "scatter", "x": [33, 33], "xaxis": "x4", "y": [0, 0.04148], "yaxis": "y4"}, {"line": {"color": "#3f3f3f"}, "mode": "lines", "type": "scatter", "x": [34, 34], "xaxis": "x4", "y": [0, 0.02096], "yaxis": "y4"}, {"line": {"color": "#3f3f3f"}, "mode": "lines", "type": "scatter", "x": [35, 35], "xaxis": "x4", "y": [0, 0.01071], "yaxis": "y4"}, {"line": {"color": "#3f3f3f"}, "mode": "lines", "type": "scatter", "x": [36, 36], "xaxis": "x4", "y": [0, 0.02546], "yaxis": "y4"}, {"line": {"color": "#3f3f3f"}, "mode": "lines", "type": "scatter", "x": [37, 37], "xaxis": "x4", "y": [0, 0.01023], "yaxis": "y4"}, {"line": {"color": "#3f3f3f"}, "mode": "lines", "type": "scatter", "x": [38, 38], "xaxis": "x4", "y": [0, -0.001172], "yaxis": "y4"}, {"line": {"color": "#3f3f3f"}, "mode": "lines", "type": "scatter", "x": [39, 39], "xaxis": "x4", "y": [0, 0.01276], "yaxis": "y4"}, {"line": {"color": "#3f3f3f"}, "mode": "lines", "type": "scatter", "x": [40, 40], "xaxis": "x4", "y": [0, 0.00981], "yaxis": "y4"}, {"line": {"color": "#3f3f3f"}, "mode": "lines", "type": "scatter", "x": [41, 41], "xaxis": "x4", "y": [0, -0.01932], "yaxis": "y4"}, {"line": {"color": "#3f3f3f"}, "mode": "lines", "type": "scatter", "x": [42, 42], "xaxis": "x4", "y": [0, -0.01882], "yaxis": "y4"}, {"line": {"color": "#3f3f3f"}, "mode": "lines", "type": "scatter", "x": [43, 43], "xaxis": "x4", "y": [0, 0.04467], "yaxis": "y4"}, {"line": {"color": "#3f3f3f"}, "mode": "lines", "type": "scatter", "x": [44, 44], "xaxis": "x4", "y": [0, -0.02932], "yaxis": "y4"}, {"line": {"color": "#3f3f3f"}, "mode": "lines", "type": "scatter", "x": [45, 45], "xaxis": "x4", "y": [0, -0.02899], "yaxis": "y4"}, {"line": {"color": "#3f3f3f"}, "mode": "lines", "type": "scatter", "x": [46, 46], "xaxis": "x4", "y": [0, -0.02566], "yaxis": "y4"}, {"line": {"color": "#3f3f3f"}, "mode": "lines", "type": "scatter", "x": [47, 47], "xaxis": "x4", "y": [0, -0.05935], "yaxis": "y4"}, {"line": {"color": "#3f3f3f"}, "mode": "lines", "type": "scatter", "x": [48, 48], "xaxis": "x4", "y": [0, -0.01939], "yaxis": "y4"}, {"line": {"color": "#3f3f3f"}, "mode": "lines", "type": "scatter", "x": [49, 49], "xaxis": "x4", "y": [0, -0.005746], "yaxis": "y4"}, {"line": {"color": "#3f3f3f"}, "mode": "lines", "type": "scatter", "x": [50, 50], "xaxis": "x4", "y": [0, -0.01515], "yaxis": "y4"}, {"marker": {"color": "#000000", "size": 5}, "mode": "markers", "type": "scatter", "x": [0, 1, 2, 3, 4, 5, 6, 7, 8, 9, 10, 11, 12, 13, 14, 15, 16, 17, 18, 19, 20, 21, 22, 23, 24, 25, 26, 27, 28, 29, 30, 31, 32, 33, 34, 35, 36, 37, 38, 39, 40, 41, 42, 43, 44, 45, 46, 47, 48, 49, 50], "xaxis": "x4", "y": [1, 0.1052, 0.07162, 0.03523, 0.01376, 0.06716, -0.01412, 0.07082, 0.008771, 0.03222, 0.02436, 0.01973, -0.009997, -0.0313, 0.00242, 0.0374, 0.0438, 0.01009, -0.002448, 0.04254, -0.02123, 0.05837, -0.02942, -0.001601, -0.02474, -0.02167, -0.03587, 0.002538, -0.00947, 0.03023, 0.04924, 0.06309, -0.03432, 0.04148, 0.02096, 0.01071, 0.02546, 0.01023, -0.001172, 0.01276, 0.00981, -0.01932, -0.01882, 0.04467, -0.02932, -0.02899, -0.02566, -0.05935, -0.01939, -0.005746, -0.01515], "yaxis": "y4"}, {"line": {"color": "rgba(255,255,255,0)"}, "mode": "lines", "type": "scatter", "x": [0, 1, 2, 3, 4, 5, 6, 7, 8, 9, 10, 11, 12, 13, 14, 15, 16, 17, 18, 19, 20, 21, 22, 23, 24, 25, 26, 27, 28, 29, 30, 31, 32, 33, 34, 35, 36, 37, 38, 39, 40, 41, 42, 43, 44, 45, 46, 47, 48, 49, 50], "xaxis": "x4", "y": [0, 0.06326, 0.06326, 0.06326, 0.06326, 0.06326, 0.06326, 0.06326, 0.06326, 0.06326, 0.06326, 0.06326, 0.06326, 0.06326, 0.06326, 0.06326, 0.06326, 0.06326, 0.06326, 0.06326, 0.06326, 0.06326, 0.06326, 0.06326, 0.06326, 0.06326, 0.06326, 0.06326, 0.06326, 0.06326, 0.06326, 0.06326, 0.06326, 0.06326, 0.06326, 0.06326, 0.06326, 0.06326, 0.06326, 0.06326, 0.06326, 0.06326, 0.06326, 0.06326, 0.06326, 0.06326, 0.06326, 0.06326, 0.06326, 0.06326, 0.06326], "yaxis": "y4"}, {"fill": "tonexty", "fillcolor": "rgba(0, 0, 0,0.15)", "line": {"color": "rgba(255,255,255,0)"}, "mode": "lines", "type": "scatter", "x": [0, 1, 2, 3, 4, 5, 6, 7, 8, 9, 10, 11, 12, 13, 14, 15, 16, 17, 18, 19, 20, 21, 22, 23, 24, 25, 26, 27, 28, 29, 30, 31, 32, 33, 34, 35, 36, 37, 38, 39, 40, 41, 42, 43, 44, 45, 46, 47, 48, 49, 50], "xaxis": "x4", "y": [0, -0.06326, -0.06326, -0.06326, -0.06326, -0.06326, -0.06326, -0.06326, -0.06326, -0.06326, -0.06326, -0.06326, -0.06326, -0.06326, -0.06326, -0.06326, -0.06326, -0.06326, -0.06326, -0.06326, -0.06326, -0.06326, -0.06326, -0.06326, -0.06326, -0.06326, -0.06326, -0.06326, -0.06326, -0.06326, -0.06326, -0.06326, -0.06326, -0.06326, -0.06326, -0.06326, -0.06326, -0.06326, -0.06326, -0.06326, -0.06326, -0.06326, -0.06326, -0.06326, -0.06326, -0.06326, -0.06326, -0.06326, -0.06326, -0.06326, -0.06326], "yaxis": "y4"}], "layout": {"annotations": [{"font": {"size": 16}, "showarrow": false, "text": "Log returns", "x": 0.1667, "xanchor": "center", "xref": "paper", "y": 0.425, "yanchor": "bottom", "yref": "paper"}, {"font": {"size": 16}, "showarrow": false, "text": "Absolute log returns", "x": 0.5, "xanchor": "center", "xref": "paper", "y": 0.425, "yanchor": "bottom", "yref": "paper"}, {"font": {"size": 16}, "showarrow": false, "text": "Squared log returns", "x": 0.8333, "xanchor": "center", "xref": "paper", "y": 0.425, "yanchor": "bottom", "yref": "paper"}], "font": {"color": "#000000", "family": "Times New Roman", "size": 12}, "height": 800, "margin": {"b": 0, "l": 0, "r": 0, "t": 0}, "paper_bgcolor": "rgba(0,0,0,0)", "plot_bgcolor": "rgba(0,0,0,0)", "showlegend": false, "title": {"text": ""}, "width": 1200, "xaxis": {"anchor": "y", "domain": [0, 1], "linecolor": "black", "linewidth": 1, "mirror": true, "showgrid": false, "showline": true, "tickformat": "%B \n%Y", "title": {"text": "Date"}}, "xaxis2": {"anchor": "y2", "domain": [0, 0.3333], "linecolor": "black", "linewidth": 1, "mirror": true, "range": [-1, 52], "showgrid": false, "showline": true, "title": {"text": "Lags"}}, "xaxis3": {"anchor": "y3", "domain": [0.3333, 0.6667], "linecolor": "black", "linewidth": 1, "mirror": true, "range": [-1, 52], "showgrid": false, "showline": true, "title": {"text": "Lags"}}, "xaxis4": {"anchor": "y4", "domain": [0.6667, 1], "linecolor": "black", "linewidth": 1, "mirror": true, "range": [-1, 52], "showgrid": false, "showline": true, "title": {"text": "Lags"}}, "yaxis": {"anchor": "x", "domain": [0.575, 1], "linecolor": "black", "linewidth": 1, "mirror": true, "showgrid": false, "showline": true, "title": {"text": "Log returns"}, "zerolinecolor": "#000000"}, "yaxis2": {"anchor": "x2", "domain": [0, 0.425], "linecolor": "black", "linewidth": 1, "mirror": true, "showgrid": false, "showline": true, "title": {"text": "ACF"}, "zerolinecolor": "#000000"}, "yaxis3": {"anchor": "x3", "domain": [0, 0.425], "linecolor": "black", "linewidth": 1, "mirror": true, "showgrid": false, "showline": true, "showticklabels": false, "zerolinecolor": "#000000"}, "yaxis4": {"anchor": "x4", "domain": [0, 0.425], "linecolor": "black", "linewidth": 1, "mirror": true, "showgrid": false, "showline": true, "showticklabels": false, "zerolinecolor": "#000000"}}}
